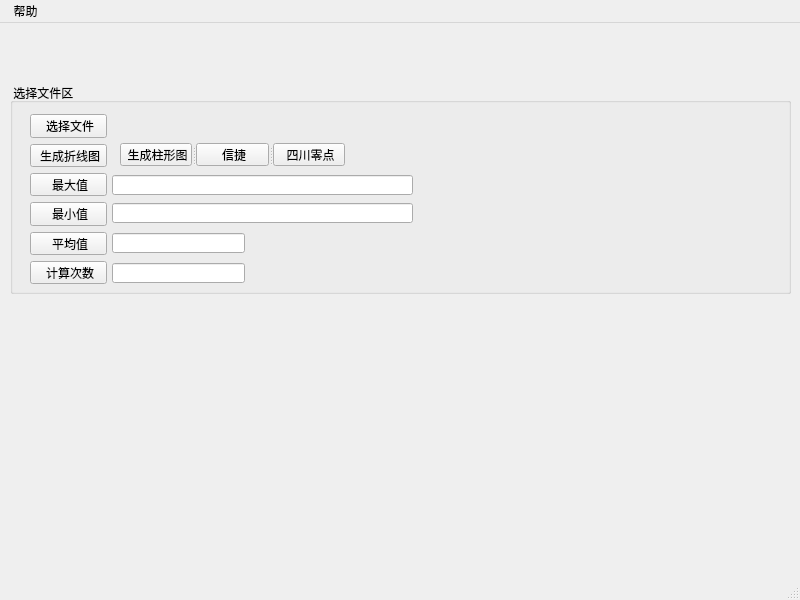
<?xml version="1.0" encoding="UTF-8"?>
<ui version="4.0">
 <class>MainWindow</class>
 <widget class="QMainWindow" name="MainWindow">
  <property name="geometry">
   <rect>
    <x>0</x>
    <y>0</y>
    <width>800</width>
    <height>600</height>
   </rect>
  </property>
  <property name="windowTitle">
   <string> MainWindow</string>
  </property>
  <widget class="QWidget" name="centralwidget">
   <widget class="QGroupBox" name="groupBox">
    <property name="geometry">
     <rect>
      <x>10</x>
      <y>60</y>
      <width>781</width>
      <height>211</height>
     </rect>
    </property>
    <property name="title">
     <string> 选择文件区</string>
    </property>
    <widget class="QLabel" name="label">
     <property name="geometry">
      <rect>
       <x>100</x>
       <y>30</y>
       <width>671</width>
       <height>20</height>
      </rect>
     </property>
     <property name="text">
      <string/>
     </property>
    </widget>
    <widget class="QWidget" name="layoutWidget">
     <property name="geometry">
      <rect>
       <x>20</x>
       <y>31</y>
       <width>77</width>
       <height>170</height>
      </rect>
     </property>
     <layout class="QVBoxLayout" name="verticalLayout">
      <item>
       <widget class="QPushButton" name="pushButton">
        <property name="text">
         <string> 选择文件</string>
        </property>
       </widget>
      </item>
      <item>
       <widget class="QPushButton" name="pushButton_2">
        <property name="text">
         <string> 生成折线图</string>
        </property>
        <property name="default">
         <bool>false</bool>
        </property>
       </widget>
      </item>
      <item>
       <widget class="QPushButton" name="max">
        <property name="text">
         <string> 最大值</string>
        </property>
        <property name="default">
         <bool>false</bool>
        </property>
       </widget>
      </item>
      <item>
       <widget class="QPushButton" name="min">
        <property name="text">
         <string> 最小值</string>
        </property>
       </widget>
      </item>
      <item>
       <widget class="QPushButton" name="average">
        <property name="text">
         <string> 平均值</string>
        </property>
        <property name="default">
         <bool>false</bool>
        </property>
       </widget>
      </item>
      <item>
       <widget class="QPushButton" name="average_2">
        <property name="text">
         <string> 计算次数</string>
        </property>
        <property name="default">
         <bool>false</bool>
        </property>
       </widget>
      </item>
     </layout>
    </widget>
    <widget class="QLineEdit" name="avervalue">
     <property name="geometry">
      <rect>
       <x>102</x>
       <y>150</y>
       <width>133</width>
       <height>20</height>
      </rect>
     </property>
    </widget>
    <widget class="QLineEdit" name="countsvalue">
     <property name="geometry">
      <rect>
       <x>102</x>
       <y>180</y>
       <width>133</width>
       <height>20</height>
      </rect>
     </property>
    </widget>
    <widget class="QLineEdit" name="maxvalue">
     <property name="geometry">
      <rect>
       <x>102</x>
       <y>92</y>
       <width>301</width>
       <height>20</height>
      </rect>
     </property>
    </widget>
    <widget class="QLineEdit" name="minvalue">
     <property name="geometry">
      <rect>
       <x>102</x>
       <y>120</y>
       <width>301</width>
       <height>20</height>
      </rect>
     </property>
    </widget>
    <widget class="QSplitter" name="splitter">
     <property name="geometry">
      <rect>
       <x>110</x>
       <y>60</y>
       <width>225</width>
       <height>23</height>
      </rect>
     </property>
     <property name="orientation">
      <enum>Qt::Horizontal</enum>
     </property>
     <widget class="QPushButton" name="pushButton_3">
      <property name="text">
       <string> 生成柱形图</string>
      </property>
      <property name="default">
       <bool>false</bool>
      </property>
     </widget>
     <widget class="QPushButton" name="xinje">
      <property name="text">
       <string> 信捷</string>
      </property>
      <property name="default">
       <bool>false</bool>
      </property>
     </widget>
     <widget class="QPushButton" name="sichuan">
      <property name="text">
       <string> 四川零点</string>
      </property>
      <property name="default">
       <bool>false</bool>
      </property>
     </widget>
    </widget>
   </widget>
  </widget>
  <widget class="QMenuBar" name="menubar">
   <property name="geometry">
    <rect>
     <x>0</x>
     <y>0</y>
     <width>800</width>
     <height>23</height>
    </rect>
   </property>
   <widget class="QMenu" name="menu">
    <property name="title">
     <string> 帮助</string>
    </property>
    <addaction name="actionhelp"/>
   </widget>
   <addaction name="menu"/>
  </widget>
  <widget class="QStatusBar" name="statusbar"/>
  <action name="actionhelp">
   <property name="text">
    <string> help</string>
   </property>
  </action>
 </widget>
 <resources/>
 <connections/>
</ui>
